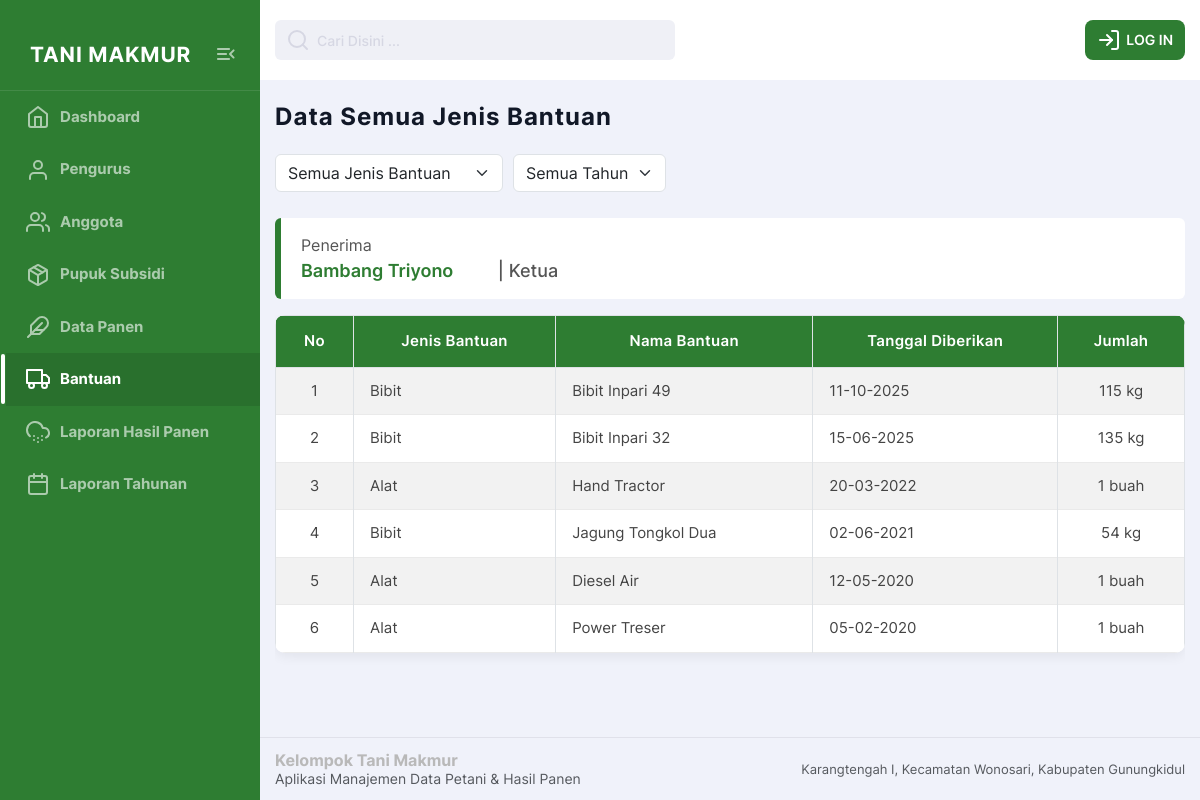
The page /bantuan.php on the database its author committed.
### tables this page shows
CREATE TABLE `pengguna` (
  `id_pengguna` int(11) NOT NULL,
  `nama_pengguna` varchar(50) NOT NULL,
  `nik_pengguna` char(16) NOT NULL,
  `no_kartutani` char(16) DEFAULT NULL,
  `jabatan` enum('Anggota','Ketua','Wakil Ketua','Sekretaris','Bendahara') NOT NULL
);

CREATE TABLE `bantuan` (
  `id_bantuan` int(11) NOT NULL,
  `id_pengguna` int(11) NOT NULL,
  `jenis_bantuan` enum('Alat','Bibit') NOT NULL,
  `nama_bantuan` varchar(25) NOT NULL,
  `tanggal_diberikan` date NOT NULL,
  `jumlah_bantuan` int(11) NOT NULL
);

### bantuan.php (the view, shortened to what this page needs)
<?php
include 'koneksi.php';
include 'header.php';
?>
<main class="main">
<div class="container">
<?php
$jenisbantuan = "Semua Jenis Bantuan";
?>
<h2 class="main-title">Data <?= $jenisbantuan; ?></h2>
<div class="filter-action filter-responsive mb-3">
    <form method="GET" id="formbantuan" class="filter-form">
        <div class="filter-item">
            <select name="jenis"
                    class="form-select"
                    onchange="this.form.submit()">
                <option value="">Semua Jenis Bantuan</option>
            </select>
        </div>
        <div class="filter-item">
            <select name="tahun"
                    class="form-select"
                    onchange="this.form.submit()">
                <option value="">Semua Tahun</option>
            </select>
        </div>
    </form>
</div>
<?php
$qKetua = mysqli_query($koneksi, "
    SELECT id_pengguna, nama_pengguna, jabatan
    FROM pengguna
    WHERE LOWER(jabatan)='ketua'
    LIMIT 1
");
$ketua = mysqli_fetch_assoc($qKetua);
?>
<div class="penerima-box mb-3">
    <span class="label">Penerima</span><br>
    <span class="value"><?= htmlspecialchars($ketua['nama_pengguna']); ?></span>
    <span class="jabatan"> | <?= htmlspecialchars($ketua['jabatan']); ?></span>
</div>
<div class="table-wrapper">
<table class="table table-bordered table-striped">
<thead class="table-hijau">
<tr>
    <th>No</th>
    <th>Jenis Bantuan</th>
    <th>Nama Bantuan</th>
    <th>Tanggal Diberikan</th>
    <th>Jumlah</th>
</tr>
</thead>
<tbody>
<?php
$no = 1;
$where = " WHERE 1=1 ";
$query = "
    SELECT b.*, p.nama_pengguna
    FROM bantuan b
    JOIN pengguna p ON b.id_pengguna = p.id_pengguna
    $where
    ORDER BY b.tanggal_diberikan DESC
";
$result = mysqli_query($koneksi, $query);
if (mysqli_num_rows($result) == 0) {
    echo "<tr>
            <td colspan='6' class='text-center'>
                Data bantuan belum tersedia
            </td>
          </tr>";
} else {
    while ($row = mysqli_fetch_assoc($result)) {
?>
<tr>
    <td><?= $no++; ?></td>
    <td><?= $row['jenis_bantuan']; ?></td>
    <td><?= htmlspecialchars($row['nama_bantuan']); ?></td>
    <td><?= date('d-m-Y', strtotime($row['tanggal_diberikan'])); ?></td>
    <td>
        <?php
        if (strtolower($row['jenis_bantuan']) == 'alat') {
            echo $row['jumlah_bantuan'] . ' buah';
        } elseif (strtolower($row['jenis_bantuan']) == 'bibit') {
            echo $row['jumlah_bantuan'] . ' kg';
        } else {
            echo $row['jumlah_bantuan'];
        }
        ?>
    </td>
</tr>
<?php } } ?>
</tbody>
</table>
</div>
</div>
</main>
<?php include 'footer.php'; ?>

### css/style.css (style rules this page uses)
html { line-height: 1.15; -webkit-text-size-adjust: 100%; }
body { margin: 0; padding: 0; }
main { display: block; padding: 25px 0; }
button, input, optgroup, select, textarea { font-family: inherit; font-size: 100%; line-height: 1.15; margin: 0; }
button, select { text-transform: none; }
html { -webkit-box-sizing: border-box; box-sizing: border-box; -ms-overflow-style: scrollbar; }
*, *::before, *::after { -webkit-box-sizing: inherit; box-sizing: inherit; }
.container { width: 100%; padding-right: 15px; padding-left: 15px; margin-right: auto; margin-left: auto; max-width: 1200px; }
* { -webkit-box-sizing: border-box; box-sizing: border-box; -webkit-tap-highlight-color: transparent; -webkit-transition: 0.3s all; -o-transition: 0.3s all; transition: 0.3s all; }
html, body { font-family: 'Inter', sans-serif; }
h1, h2, h3, h4, h5, h6, p, ul, a, button { margin: 0; padding: 0; line-height: 1; }
body { background-color: #F0F2FA; }
.table-hijau { --bs-table-bg: #2e7d32 !important; --bs-table-color: #ffffff !important; --bs-table-border-color: #1b5e20 !important; --bs-table-striped-bg: #388e3c !important; --bs-table-striped-color: #ffffff !important; }
h1, h2, h3 { letter-spacing: 1px; color: #171717; }
.main-title { font-weight: bold; font-size: 24px; line-height: 1.42; color: #111827; margin-bottom: 20px; }
.table-wrapper table { min-width: 850px; }
.table-wrapper { width: 100%; overflow-x: auto; }
.filter-action { display: flex; align-items: center; gap: 12px; }
.main { padding-top: 20px; padding-bottom: 20px; margin-bottom: 60px; }
.table { width: 100%; border-collapse: separate; border-spacing: 0; background: #ffffff; border-radius: 12px; border-collapse: collapse; overflow: hidden; box-shadow: 0 4px 12px rgba(0, 0, 0, 0.06); }
.table thead { background: #2e7d32 !important; color: #fff; }
.table thead th { padding: 14px 16px; font-size: 15px; font-weight: 600; letter-spacing: .3px; border-bottom: none !important; }
.table tbody tr { border-bottom: 1px solid #eaeaea; transition: .2s; }
.table td { padding: 12px 16px; vertical-align: middle; font-size: 15px; color: #444; }
.table td:first-child, .table th:first-child, .table td:last-child, .table th:last-child { text-align: center; }
.table { background: #ffffff; border-radius: 10px; overflow: hidden; }
.table thead { background-color: #2e7d32 !important; text-align: center; }
.table td:last-child, .table th:last-child { text-align: center; }
.table td:first-child { text-align: center; }
.penerima-box { background: #ffffff; border-left: 6px solid #2e7d32; padding: 15px 20px; margin-bottom: 20px; border-radius: 6px; }
.penerima-box .label { font-size: 16px; color: #555; }
.penerima-box .value { font-size: 18px; font-weight: 600; color: #2e7d32; }
.penerima-box .jabatan { font-size: 18px; font-weight: 500; color: #555; margin-left: 40px; }
.filter-responsive { display: flex; align-items: center; gap: 12px; }
.filter-form { display: flex; gap: 10px; }
.filter-item { margin-bottom: 10px; }
@media (min-width: 576px) { .container { max-width: 540px; } }
@media (min-width: 768px) { .container { max-width: 720px; } }
@media (min-width: 992px) { .container { max-width: 960px; } }
@media (min-width: 1200px) { .container { max-width: 1140px; } }

### rows shown on the page
pengguna: nama_pengguna "Bambang Triyono", jabatan "Ketua"
bantuan: jenis_bantuan "Bibit", nama_bantuan "Bibit Inpari 49", tanggal_diberikan "11-10-2025", jumlah_bantuan "115"
bantuan: jenis_bantuan "Bibit", nama_bantuan "Bibit Inpari 32", tanggal_diberikan "15-06-2025", jumlah_bantuan "135"
bantuan: jenis_bantuan "Alat", nama_bantuan "Hand Tractor", tanggal_diberikan "20-03-2022", jumlah_bantuan "1"
bantuan: jenis_bantuan "Bibit", nama_bantuan "Jagung Tongkol Dua", tanggal_diberikan "02-06-2021", jumlah_bantuan "54"
bantuan: jenis_bantuan "Alat", nama_bantuan "Diesel Air", tanggal_diberikan "12-05-2020", jumlah_bantuan "1"
bantuan: jenis_bantuan "Alat", nama_bantuan "Power Treser", tanggal_diberikan "05-02-2020", jumlah_bantuan "1"

### other values the page prints
$jenisbantuan "Semua Jenis Bantuan"
